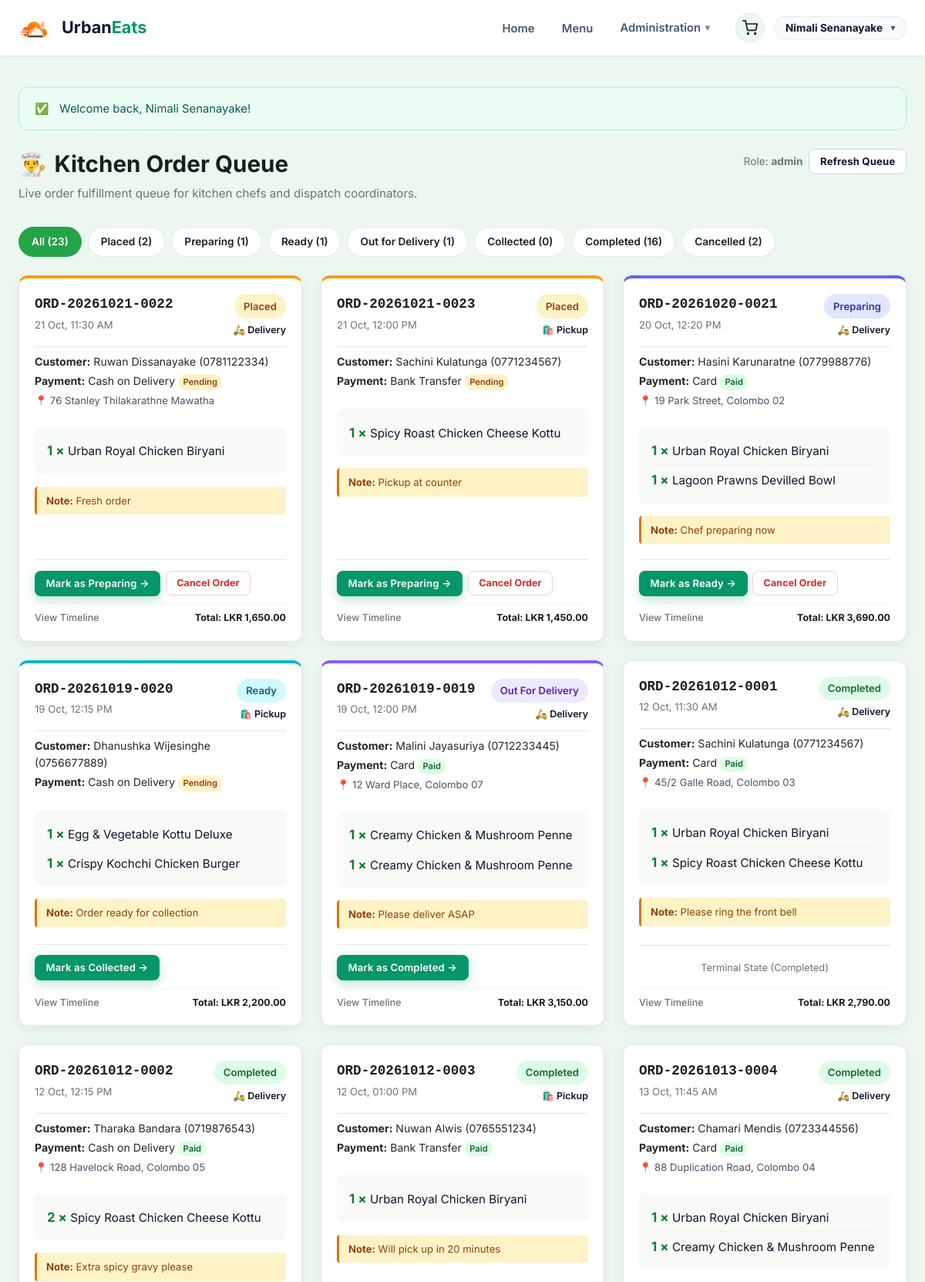
/public/orders/kitchen.php (signed in, upper part), run on the app's committed database.
### tables this page shows
CREATE TABLE `users` (
  `user_id` BIGINT UNSIGNED NOT NULL AUTO_INCREMENT,
  `role_id` TINYINT UNSIGNED NOT NULL,
  `full_name` VARCHAR(100) NOT NULL,
  `username` VARCHAR(50) NOT NULL,
  `email` VARCHAR(120) NOT NULL,
  `password_hash` VARCHAR(255) NOT NULL,
  `is_active` TINYINT(1) NOT NULL DEFAULT 1 COMMENT '1 = Active, 0 = Deactivated/Suspended',
  `created_at` TIMESTAMP NOT NULL DEFAULT CURRENT_TIMESTAMP,
  `updated_at` TIMESTAMP NOT NULL DEFAULT CURRENT_TIMESTAMP ON UPDATE CURRENT_TIMESTAMP,
  PRIMARY KEY (`user_id`),
  UNIQUE KEY `uk_users_username` (`username`),
  UNIQUE KEY `uk_users_email` (`email`),
  KEY `idx_users_role_id` (`role_id`),
  KEY `idx_users_is_active` (`is_active`),
  KEY `idx_users_created_at` (`created_at`),
  CONSTRAINT `fk_users_role` FOREIGN KEY (`role_id`)
    REFERENCES `roles` (`role_id`)
    ON UPDATE CASCADE
    ON DELETE RESTRICT
);

CREATE TABLE `orders` (
  `order_id` BIGINT UNSIGNED NOT NULL AUTO_INCREMENT,
  `order_number` VARCHAR(32) NOT NULL,
  `user_id` BIGINT UNSIGNED NOT NULL,
  `idempotency_token` VARCHAR(64) NOT NULL COMMENT 'Cryptographic checkout token to prevent double-order submission',
  `fulfillment_method` ENUM('delivery', 'pickup') NOT NULL DEFAULT 'delivery',
  `delivery_address` TEXT NULL COMMENT 'Full physical delivery address (required if delivery, NULL if pickup)',
  `contact_phone` VARCHAR(25) NOT NULL COMMENT 'Customer contact number for order fulfillment',
  `order_notes` TEXT NULL COMMENT 'Optional kitchen preparation instructions or delivery directions',
  `subtotal` DECIMAL(10,2) NOT NULL COMMENT 'Gross sum of order items before discount',
  `discount_amount` DECIMAL(10,2) NOT NULL DEFAULT 0.00 COMMENT 'Discount value applied via coupon',
  `total_amount` DECIMAL(10,2) NOT NULL COMMENT 'Net payable amount (subtotal - discount)',
  `coupon_id` INT UNSIGNED NULL DEFAULT NULL,
  `status` ENUM('Placed', 'Preparing', 'Ready', 'Out for Delivery', 'Collected', 'Completed', 'Cancelled') NOT NULL DEFAULT 'Placed',
  `created_at` TIMESTAMP NOT NULL DEFAULT CURRENT_TIMESTAMP,
  `updated_at` TIMESTAMP NOT NULL DEFAULT CURRENT_TIMESTAMP ON UPDATE CURRENT_TIMESTAMP,
  PRIMARY KEY (`order_id`),
  UNIQUE KEY `uk_orders_order_number` (`order_number`),
  UNIQUE KEY `uk_orders_idempotency` (`idempotency_token`),
  KEY `idx_orders_user_created` (`user_id`, `created_at`),
  KEY `idx_orders_status` (`status`),
  KEY `idx_orders_created` (`created_at`),
  KEY `idx_orders_fulfillment` (`fulfillment_method`),
  CONSTRAINT `fk_orders_user` FOREIGN KEY (`user_id`)
    REFERENCES `users` (`user_id`)
    ON UPDATE CASCADE
    ON DELETE RESTRICT,
  CONSTRAINT `fk_orders_coupon` FOREIGN KEY (`coupon_id`)
    REFERENCES `coupons` (`coupon_id`)
    ON UPDATE CASCADE
    ON DELETE SET NULL
);

CREATE TABLE `payments` (
  `payment_id` BIGINT UNSIGNED NOT NULL AUTO_INCREMENT,
  `order_id` BIGINT UNSIGNED NOT NULL,
  `payment_method` ENUM('Cash on Delivery', 'Card', 'Bank Transfer') NOT NULL,
  `amount` DECIMAL(10,2) NOT NULL COMMENT 'Amount charged in LKR',
  `payment_status` ENUM('Pending', 'Paid', 'Failed', 'Refunded') NOT NULL DEFAULT 'Pending',
  `transaction_reference` VARCHAR(64) NOT NULL COMMENT 'Simulated payment reference (e.g. SIM-CARD-xxxx)',
  `payment_notes` VARCHAR(255) NULL COMMENT 'Simulated gateway response or bank transfer note',
  `created_at` TIMESTAMP NOT NULL DEFAULT CURRENT_TIMESTAMP,
  `updated_at` TIMESTAMP NOT NULL DEFAULT CURRENT_TIMESTAMP ON UPDATE CURRENT_TIMESTAMP,
  PRIMARY KEY (`payment_id`),
  UNIQUE KEY `uk_payments_order` (`order_id`),
  KEY `idx_payments_status` (`payment_status`),
  KEY `idx_payments_method` (`payment_method`),
  CONSTRAINT `fk_payments_order` FOREIGN KEY (`order_id`)
    REFERENCES `orders` (`order_id`)
    ON UPDATE CASCADE
    ON DELETE CASCADE
);

CREATE TABLE `order_items` (
  `order_item_id` BIGINT UNSIGNED NOT NULL AUTO_INCREMENT,
  `order_id` BIGINT UNSIGNED NOT NULL,
  `dish_id` INT UNSIGNED NOT NULL,
  `dish_name` VARCHAR(120) NOT NULL COMMENT 'Snapshot of dish name at time of order placement',
  `quantity` INT UNSIGNED NOT NULL DEFAULT 1,
  `unit_price` DECIMAL(10,2) NOT NULL COMMENT 'Authoritative unit price in LKR at time of purchase',
  `line_total` DECIMAL(10,2) NOT NULL COMMENT 'Quantity * Unit Price',
  `created_at` TIMESTAMP NOT NULL DEFAULT CURRENT_TIMESTAMP,
  PRIMARY KEY (`order_item_id`),
  KEY `idx_order_items_order` (`order_id`),
  KEY `idx_order_items_dish` (`dish_id`),
  CONSTRAINT `fk_order_items_order` FOREIGN KEY (`order_id`)
    REFERENCES `orders` (`order_id`)
    ON UPDATE CASCADE
    ON DELETE CASCADE,
  CONSTRAINT `fk_order_items_dish` FOREIGN KEY (`dish_id`)
    REFERENCES `dishes` (`dish_id`)
    ON UPDATE CASCADE
    ON DELETE RESTRICT
);

### public/orders/kitchen.php (the view, shortened to what the rows shown need)
<?php
require_once dirname(__DIR__, 2) . '/includes/component_c.php';
$statusFilter = trim((string)($_GET['status'] ?? 'all'));
$orders = get_kitchen_orders($statusFilter);
$allOrdersForCounts = get_kitchen_orders('all');
$extraHead = '<link rel="stylesheet" href="' . base_url('css/component-c.css') . '">';
require_once dirname(__DIR__, 2) . '/includes/header.php';
?>
<div class="c-page-header">
    <div>
        <h1 class="c-page-title">
            <span>👨‍🍳</span> Kitchen Order Queue
        </h1>
    </div>
</div>
<?php if (empty($orders)): ?>
    <div class="c-card c-cart-empty-state">
        <div class="c-cart-empty-icon">🍳</div>
        <h2 style="font-size: 1.35rem; color: var(--c-charcoal); margin: 0 0 0.5rem 0;">No active tickets in this view</h2>
        <p style="color: var(--c-muted); max-width: 400px; margin: 0 auto;">
            All pending tickets matching "<?= e($statusFilter) ?>" have been completed or there are no new orders.
        </p>
    </div>
<?php else: ?>
    <div class="c-kitchen-grid">
        <?php foreach ($orders as $ord): ?>
            <?php
            $currentStatus = (string)$ord['status'];
            $fulfillment = (string)$ord['fulfillment_method'];
            $statusClass = 'status-' . strtolower(str_replace(' ', '_', $currentStatus));
            $allowedNext = get_allowed_next_statuses($currentStatus, $fulfillment);
            ?>
            <div class="c-kitchen-card <?= $statusClass ?>">
                <div>
                    <div style="display: flex; justify-content: space-between; align-items: flex-start; margin-bottom: 0.75rem;">
                        <div>
                            <strong style="font-size: 1.1rem; color: var(--c-charcoal); font-family: monospace;">
                                <?= e($ord['order_number']) ?>
                            </strong>
                            <div style="font-size: 0.82rem; color: var(--c-muted); margin-top: 0.15rem;">
                                <?= date('d M, h:i A', strtotime($ord['created_at'])) ?>
                            </div>
                        </div>
                        <div style="text-align: right;">
                            <span class="c-badge c-badge-<?= strtolower(str_replace(' ', '_', $currentStatus)) ?>">
                                <?= e($currentStatus) ?>
                            </span>
                            <div style="font-size: 0.78rem; font-weight: 600; margin-top: 0.3rem;">
                                <?= $fulfillment === 'delivery' ? '🛵 Delivery' : '🛍️ Pickup' ?>
                            </div>
                        </div>
                    </div>
                    <div style="font-size: 0.88rem; color: var(--c-text); padding: 0.5rem 0; border-top: 1px solid var(--c-border);">
                        <div><strong>Customer:</strong> <?= e($ord['customer_name']) ?> (<?= e($ord['contact_phone']) ?>)</div>
                        <div style="margin-top: 0.2rem;">
                            <strong>Payment:</strong> <?= e($ord['payment_method']) ?>
                            <span class="c-badge c-badge-<?= strtolower((string)$ord['payment_status']) ?>" style="font-size: 0.7rem; padding: 0.1rem 0.4rem;">
                                <?= e($ord['payment_status']) ?>
                            </span>
                        </div>
                        <?php if ($fulfillment === 'delivery' && !empty($ord['delivery_address'])): ?>
                            <div style="margin-top: 0.2rem; color: #4B5563; font-size: 0.82rem;">
                                📍 <?= e($ord['delivery_address']) ?>
                            </div>
                        <?php endif; ?>
                    </div>
                    <ul class="c-kitchen-items-list">
                        <?php foreach ($ord['items'] as $it): ?>
                            <li>
                                <span>
                                    <strong style="color: var(--c-primary-dark); font-size: 1.05rem;"><?= (int)$it['quantity'] ?> ×</strong>
                                    <?= e($it['dish_name']) ?>
                                </span>
                            </li>
                        <?php endforeach; ?>
                    </ul>
                    <?php if (!empty($ord['order_notes'])): ?>
                        <div style="background: #FEF3C7; border-left: 3px solid #D97706; padding: 0.5rem 0.75rem; font-size: 0.82rem; color: #92400E; margin-bottom: 0.75rem; border-radius: 4px;">
                            <strong>Note:</strong> <?= e($ord['order_notes']) ?>
                        </div>
                    <?php endif; ?>
                </div>
                <div style="border-top: 1px solid var(--c-border); padding-top: 0.85rem; margin-top: 0.5rem;">
                    <?php if (!empty($allowedNext)): ?>
                        <div style="display: flex; gap: 0.4rem; flex-wrap: wrap;">
                            <?php foreach ($allowedNext as $target): ?>
                                <?php if ($target === 'Cancelled'): ?>
                                    <form action="<?= base_url('orders/kitchen.php' . (!empty($_GET['status']) ? '?status=' . urlencode((string)$_GET['status']) : '')) ?>" method="POST" onsubmit="return confirm('Cancel this order and restore stock?');" style="display: inline;">
                                        <button type="submit" class="btn btn-outline btn-sm" style="color: var(--c-danger); border-color: #FECACA; font-size: 0.78rem;">
                                            Cancel Order
                                        </button>
                                    </form>
                                <?php else: ?>
                                    <form action="<?= base_url('orders/kitchen.php' . (!empty($_GET['status']) ? '?status=' . urlencode((string)$_GET['status']) : '')) ?>" method="POST" style="display: inline;">
                                        <button type="submit" class="btn btn-primary btn-sm" style="font-size: 0.82rem; font-weight: 600;">
                                            Mark as <?= e($target) ?> →
                                        </button>
                                    </form>
                                <?php endif; ?>
                            <?php endforeach; ?>
                        </div>
                    <?php else: ?>
                        <div style="font-size: 0.8rem; color: var(--c-muted); text-align: center; padding: 0.35rem 0;">
                            Terminal State (<?= e($currentStatus) ?>)
                        </div>
                    <?php endif; ?>
                    <div style="display: flex; justify-content: space-between; align-items: center; margin-top: 0.6rem; padding-top: 0.5rem; border-top: 1px dotted var(--c-border); font-size: 0.78rem;">
                        <a href="<?= base_url('orders/track.php?id=' . $ord['order_id']) ?>" target="_blank" style="color: var(--c-muted); text-decoration: none;">
                            View Timeline
                        </a>
                        <span style="font-weight: 700; color: var(--c-charcoal);">
                            Total: <?= format_lkr($ord['total_amount']) ?>
                        </span>
                    </div>
                </div>
            </div>
        <?php endforeach; ?>
    </div>
<?php endif; ?>
<?php require_once dirname(__DIR__, 2) . '/includes/footer.php'; ?>

### includes/header.php (shortened to what the rows shown need)
<?php
$currentUser = current_user();
$cartCount = 0;
?>
<!DOCTYPE html>
<html lang="en">
<head>
    <link rel="stylesheet" href="<?= base_url('css/style.css') ?>">
    <?php if (!empty($extraHead)) echo $extraHead; ?>
</head>
<body>
<header class="site-header">
    <div class="container header-inner">
        <div class="header-right">
            <div class="nav-actions">
                <?php if (is_logged_in() && $currentUser): ?>
                    <a href="<?= base_url('orders/cart.php') ?>" class="nav-cart-btn" aria-label="Shopping Cart (<?= $cartCount ?> items)" title="View Shopping Cart">
                    </a>
                    <div class="user-profile-menu">
                        <button type="button" class="user-badge-nav user-dropdown-btn" id="userMenuBtn" aria-haspopup="true" aria-expanded="false" title="Account settings">
                            <span class="user-name"><?= e(!empty($currentUser['full_name']) ? $currentUser['full_name'] : $currentUser['username']) ?></span>
                            <span class="dropdown-caret">▾</span>
                        </button>
                    </div>
                <?php else: ?>
                    <a href="<?= base_url('auth/login.php') ?>" class="btn btn-outline btn-sm">Sign In</a>
                    <a href="<?= base_url('auth/register.php') ?>" class="btn btn-primary btn-sm">Create Account</a>
                <?php endif; ?>
            </div>
        </div>
    </div>
</header>
<main class="main-content">
    <div class="container">

### data on the page
users: full_name "Nimali Senanayake"
orders: order_number "ORD-20261021-0022", created_at "21 Oct, 11:30 AM", status "Placed", fulfillment_method "🛵 Delivery", user.full_name "Ruwan Dissanayake", contact_phone "0781122334", payments.payment_method "Cash on Delivery", payments.payment_status "Pending", delivery_address "76 Stanley Thilakarathne Mawatha", order_notes "Fresh order", target "Preparing", total_amount "LKR 1,650.00"
order_items: quantity "1", dish_name "Urban Royal Chicken Biryani"
orders: order_number "ORD-20261021-0023", created_at "21 Oct, 12:00 PM", status "Placed", fulfillment_method "🛍️ Pickup", user.full_name "Sachini Kulatunga", contact_phone "0771234567", payments.payment_method "Bank Transfer", payments.payment_status "Pending", order_notes "Pickup at counter", target "Preparing", total_amount "LKR 1,450.00"
order_items: quantity "1", dish_name "Spicy Roast Chicken Cheese Kottu"
orders: order_number "ORD-20261020-0021", created_at "20 Oct, 12:20 PM", status "Preparing", fulfillment_method "🛵 Delivery", user.full_name "Hasini Karunaratne", contact_phone "0779988776", payments.payment_method "Card", payments.payment_status "Paid", delivery_address "19 Park Street, Colombo 02", order_notes "Chef preparing now", target "Ready", total_amount "LKR 3,690.00"
order_items: quantity "1", dish_name "Urban Royal Chicken Biryani"
order_items: quantity "1", dish_name "Lagoon Prawns Devilled Bowl"
orders: order_number "ORD-20261019-0020", created_at "19 Oct, 12:15 PM", status "Ready", fulfillment_method "🛍️ Pickup", user.full_name "Dhanushka Wijesinghe", contact_phone "0756677889", payments.payment_method "Cash on Delivery", payments.payment_status "Pending", order_notes "Order ready for collection", target "Collected", total_amount "LKR 2,200.00"
order_items: quantity "1", dish_name "Egg & Vegetable Kottu Deluxe"
order_items: quantity "1", dish_name "Crispy Kochchi Chicken Burger"
orders: order_number "ORD-20261019-0019", created_at "19 Oct, 12:00 PM", status "Out For Delivery", fulfillment_method "🛵 Delivery", user.full_name "Malini Jayasuriya", contact_phone "0712233445", payments.payment_method "Card", payments.payment_status "Paid", delivery_address "12 Ward Place, Colombo 07", order_notes "Please deliver ASAP", target "Completed", total_amount "LKR 3,150.00"
order_items: quantity "1", dish_name "Creamy Chicken & Mushroom Penne"
order_items: quantity "1", dish_name "Creamy Chicken & Mushroom Penne"
orders: order_number "ORD-20261012-0001", created_at "12 Oct, 11:30 AM", status "Completed", fulfillment_method "🛵 Delivery", user.full_name "Sachini Kulatunga", contact_phone "0771234567", payments.payment_method "Card", payments.payment_status "Paid", delivery_address "45/2 Galle Road, Colombo 03", order_notes "Please ring the front bell", total_amount "LKR 2,790.00"
order_items: quantity "1", dish_name "Urban Royal Chicken Biryani"
order_items: quantity "1", dish_name "Spicy Roast Chicken Cheese Kottu"
orders: order_number "ORD-20261012-0002", created_at "12 Oct, 12:15 PM", status "Completed", fulfillment_method "🛵 Delivery", user.full_name "Tharaka Bandara", contact_phone "0719876543", payments.payment_method "Cash on Delivery", payments.payment_status "Paid", delivery_address "128 Havelock Road, Colombo 05", order_notes "Extra spicy gravy please"
order_items: quantity "2", dish_name "Spicy Roast Chicken Cheese Kottu"
orders: order_number "ORD-20261012-0003", created_at "12 Oct, 01:00 PM", status "Completed", fulfillment_method "🛍️ Pickup", user.full_name "Nuwan Alwis", contact_phone "0765551234", payments.payment_method "Bank Transfer", payments.payment_status "Paid", order_notes "Will pick up in 20 minutes"
order_items: quantity "1", dish_name "Urban Royal Chicken Biryani"
orders: order_number "ORD-20261013-0004", created_at "13 Oct, 11:45 AM", status "Completed", fulfillment_method "🛵 Delivery", user.full_name "Chamari Mendis", contact_phone "0723344556", payments.payment_method "Card", payments.payment_status "Paid", delivery_address "88 Duplication Road, Colombo 04"
order_items: quantity "1", dish_name "Urban Royal Chicken Biryani"
order_items: quantity "1", dish_name "Creamy Chicken & Mushroom Penne"

### other printed values
$icon "✅"
$flash['message'] "Welcome back, Nimali Senanayake!"
current_user_role() "admin"
$statusCounts['all'] "23"
$statusCounts['Placed'] "2"
$statusCounts['Preparing'] "1"
$statusCounts['Ready'] "1"
$statusCounts['Out for Delivery'] "1"
$statusCounts['Collected'] "0"
$statusCounts['Completed'] "16"
$statusCounts['Cancelled'] "2"
